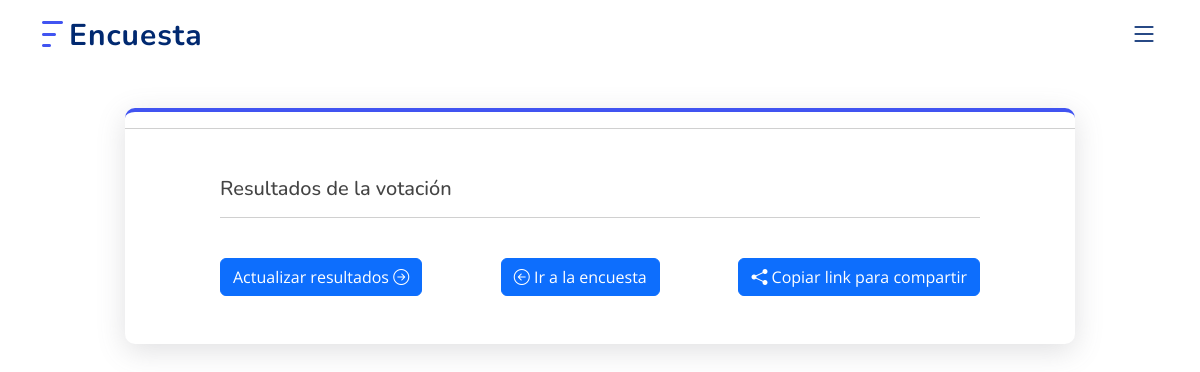
The app's page /resultados_encuesta.php?encuesta=0HGTCBCYbmfMxK0Iaj5Z, older data.
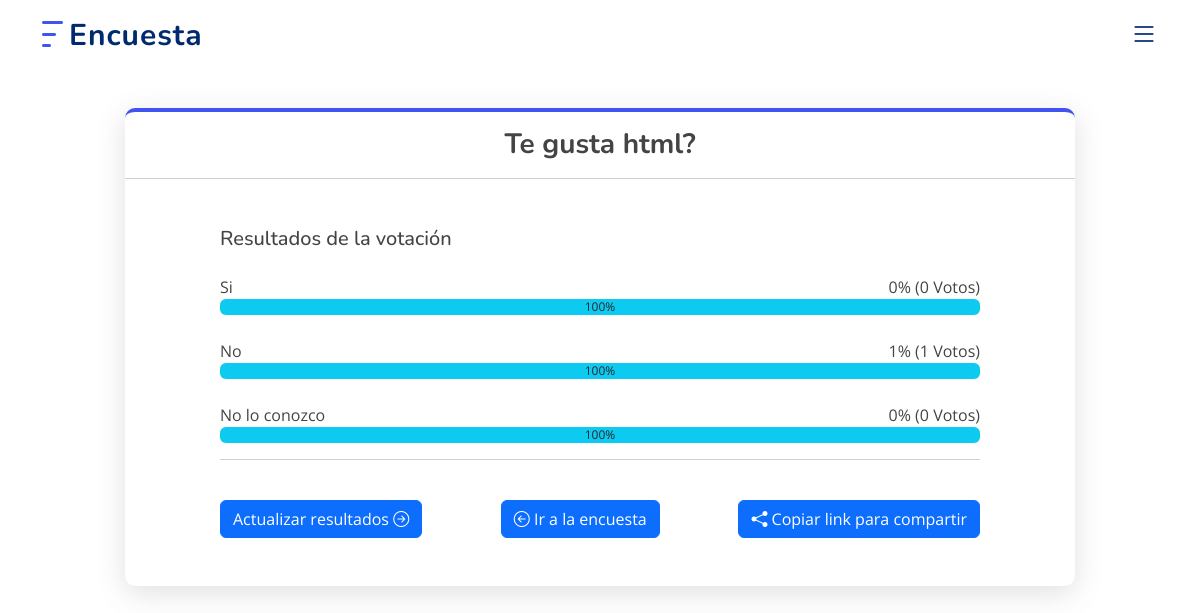
The same page, newer data.
### tables this page shows
CREATE TABLE `tbl_encuestas` (
  `id` int(11) UNSIGNED NOT NULL,
  `code_encuesta` varchar(100) DEFAULT NULL,
  `titulo_encuesta` varchar(250) NOT NULL DEFAULT '',
  `tipo_encuesta` varchar(80) DEFAULT NULL,
  `solicitar_nombre_participante` int(11) DEFAULT 0,
  `permitir_comentarios` int(11) DEFAULT 0,
  `visibilidad_resultados` varchar(100) DEFAULT NULL,
  `duplicados_de_voz` varchar(60) DEFAULT NULL,
  `fecha_finalizacion` timestamp NULL DEFAULT NULL,
  `created_at` timestamp NULL DEFAULT current_timestamp()
);

CREATE TABLE `tbl_opciones_encuesta` (
  `id_pregunta` int(11) UNSIGNED NOT NULL,
  `code_encuesta` varchar(100) DEFAULT NULL,
  `opcion_encuesta` mediumtext DEFAULT NULL,
  `imagen_encuesta` varchar(100) DEFAULT NULL
);

### code_encuesta/acciones_encuesta.php (called while the page is built, shortened)
<?php
   function obtenerEncuesta($con, $code_encuesta)
   {
       $sqlEncuesta = "SELECT
                   e.code_encuesta,
                   e.titulo_encuesta,
                   e.permitir_comentarios,
                   e.solicitar_nombre_participante,
                   e.permitir_comentarios,
                   e.created_at,
                   e.fecha_finalizacion
               FROM tbl_encuestas AS e
               WHERE e.code_encuesta ='" . mysqli_real_escape_string($con, $code_encuesta) . "'";
       $queryEncuesta = mysqli_query($con, $sqlEncuesta);
       $data = mysqli_fetch_assoc($queryEncuesta);
       return $data;
   }
   function obtenerResultadosEncuesta($con, $code_encuesta)
   {
       $sqlRespuestas = ("SELECT o.id_pregunta, o.opcion_encuesta, IFNULL(COUNT(r.respuesta_encuesta), 0) AS total_respuestas
                   FROM tbl_opciones_encuesta AS o
                   LEFT JOIN tbl_respuestas_encuestas AS r ON o.code_encuesta = r.code_encuesta AND o.opcion_encuesta = r.respuesta_encuesta
                   WHERE o.code_encuesta ='" . $code_encuesta . "'
                   GROUP BY o.id_pregunta, o.opcion_encuesta");
       $queryRespuesta = mysqli_query($con, $sqlRespuestas);
       return $queryRespuesta;
   }

### resultados_encuesta.php (the view, shortened to what this page needs)
<!DOCTYPE html>
<html lang="en">
<link rel="stylesheet" href="assets/css/my_custom.css">
<head>
</head>
<body>
    <?php
    if (isset($_POST['encuesta'])) {
        $code_encuesta = $_POST['encuesta'];
    } elseif (isset($_GET['encuesta'])) {
        $code_encuesta = $_GET['encuesta'];
    } else {
        header("Location: index.php");
        exit;
    }
    include('code_encuesta/acciones_encuesta.php');
    $resultadoDetalleEncuesta = obtenerEncuesta($con, $code_encuesta);
    $resultadoRespuestas = obtenerResultadosEncuesta($con, $code_encuesta);
    ?>
    <main id="main mt-5 mb-5">
        <section id="contact" class="contact mt-5">
            <div class="container" data-aos="fade-up">
                <div class="row justify-content-md-center">
                    <div class="col-md-10 box_shadox">
                        <h3 class="text-center mt-3 mb-5">
                            <strong>
                                <?php echo $resultadoDetalleEncuesta['titulo_encuesta']; ?>
                            </strong>
                            <hr>
                        </h3>
                        <div class="mb-5" style="width: 80%; margin:0 auto;">
                            <h5>Resultados de la votaci&oacute;n</h5>
                            <?php
                            $contador = 0;
                            while ($row = mysqli_fetch_assoc($resultadoRespuestas)) {
                                $porcentajeVotaron = ($row['total_respuestas'] / 100) * 100;
                                $contador++;
                            ?>
                                <span id="<?php echo $row['id_pregunta']; ?>">
                                    <label class="mt-4" for="<?php echo $row['total_respuestas']; ?>" style="display: flex; justify-content: space-between;">
                                        <span><?php echo $row['opcion_encuesta']; ?></span>
                                        <span><?php echo $porcentajeVotaron; ?>% (<?php echo $row['total_respuestas']; ?> Votos)</span>
                                    </label>
                                    <div id="progre_<?php echo $contador; ?>">
                                        <div id="progress" class="progress" style="width:100%;">
                                            <div id="progress-bar" class="progress-bar bg-info text-dark" role="progressbar" aria-valuenow="0" aria-valuemin="0" aria-valuemax="100" style="width:0%;">
                                                <span id="texto"> </span>
                                            </div>
                                        </div>
                                    </div>
                                </span>
                            <?php   } ?>
                            <hr>
                            <div class="form-group btnsFlexbox">
                                <a href="resultados_encuesta.php?encuesta=<?php echo $code_encuesta; ?>" class="btn btn-primary mt-4">
                                    Actualizar resultados
                                    <i class="bi bi-arrow-right-circle"></i>
                                </a>
                                <a href="tu_encuesta.php?encuesta=<?php echo $code_encuesta; ?>" class="btn btn-primary mt-4" type="submit">
                                    <i class="bi bi-arrow-left-circle"></i>
                                    Ir a la encuesta
                                </a>
                                <button class="btn btn-primary mt-4" onclick="copiarTexto()">
                                    <i class="bi bi-share-fill"></i>
                                    Copiar link para compartir
                                </button>
                            </div>
                        </div>
                    </div>
                </div>
            </div>
        </section>
    </main>
</body>
</html>

### assets/css/style.css (style rules this page uses)
:root { scroll-behavior: smooth; }
body { font-family: "Open Sans", sans-serif; color: #444444; }
a { color: #4154f1; text-decoration: none; }
h1, h2, h3, h4, h5, h6 { font-family: "Nunito", sans-serif; }
section { padding: 60px 0; overflow: hidden; }
.header { transition: all 0.5s; z-index: 997; padding: 20px 0; }
.header .logo { line-height: 0; }
.header .logo img { max-height: 40px; margin-right: 6px; }
.header .logo span { font-size: 30px; font-weight: 700; letter-spacing: 1px; color: #012970; font-family: "Nunito", sans-serif; margin-top: 3px; }
.navbar { padding: 0; }
.mobile-nav-toggle { color: #012970; font-size: 28px; cursor: pointer; display: none; line-height: 0; transition: 0.5s; }
@media (max-width: 1200px) { .mobile-nav-toggle { display: block; } }

### assets/css/my_custom.css (style rules this page uses)
.box_shadox { padding: 0px !important; border-top: 4px solid #4154f1; border-radius: 10px; box-shadow: rgba(100, 100, 111, 0.2) 0px 7px 29px 0px; }
.btnsFlexbox { display: flex; justify-content: space-between; flex-wrap: wrap; }

Row changes from the older to the newer data that the page shows:
added tbl_encuestas: titulo_encuesta "Te gusta html?"
added tbl_opciones_encuesta: opcion_encuesta "Si", porcentajeVotaron "0", total_respuestas "0"
added tbl_opciones_encuesta: opcion_encuesta "No", porcentajeVotaron "1", total_respuestas "1"
added tbl_opciones_encuesta: opcion_encuesta "No lo conozco", porcentajeVotaron "0", total_respuestas "0"
